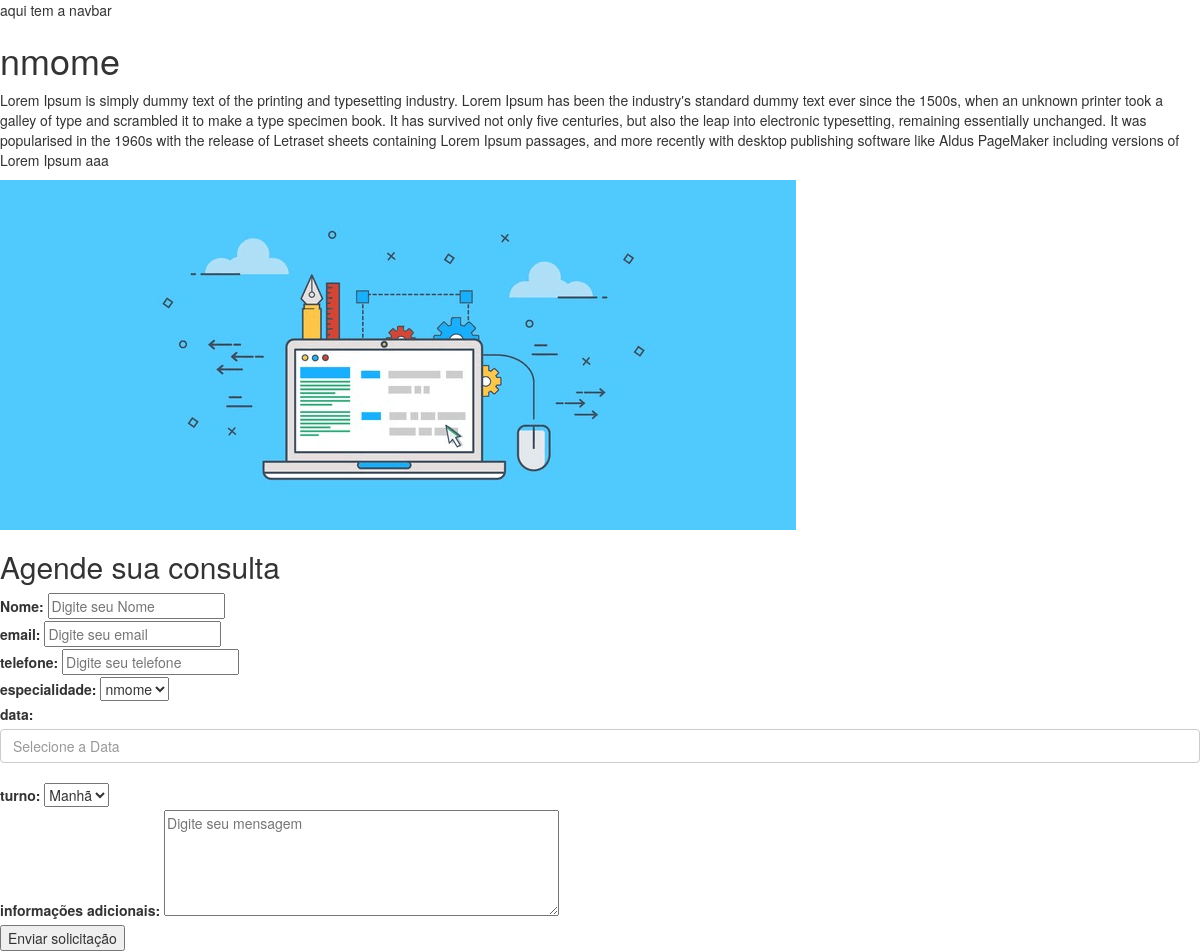
/especialidades/1/, run on the app's committed database.
### medfamilia/models.py (models this page shows)
class Especialidade (models.Model):
    nome = models.CharField(max_length=100, verbose_name='Nome')
    descricao = models.TextField(verbose_name='Descrição')
    imagem = models.ImageField(upload_to='especialidades')
    def __str__ (self):
        return self.nome
    class Meta:
        ordering = ['nome']

### medfamilia/views.py (the view, shortened to what this page needs)
# urls.py: path('especialidades/<int:id>/', views.especialidade_especifica.as_view(), name='especialidade_especifica'),
class especialidade_especifica (View):
    def get (self, request, id):
        especialidade = get_object_or_404(Especialidade, pk=id)
        form = ConsultaForm(initial = {'especialidade': id})
        return render(request, 'especialidade_especifica.html',
                        {'especialidade': especialidade, 'form': form})

### medfamilia/templates/especialidade_especifica.html (shortened to what this page needs)
{% extends 'base.html' %}
{% load static %}
{% block css %}
    <link rel="stylesheet" href="https://maxcdn.bootstrapcdn.com/bootstrap/3.3.7/css/bootstrap.min.css">
    <link href="{% static 'js/calendario/css/bootstrap-datepicker.css' %}" rel="stylesheet"/>
{% endblock %}
{% block body %}
    <h1>{{especialidade.nome}}</h1>
    <p>{{especialidade.descricao}}</p>
    <img src="{{especialidade.imagem.url}}" alt="{{especialidade.nome}}">
    <h2>Agende sua consulta</h2>
    <form id="form" action="{% url 'especialidade_especifica' especialidade.id %}" method="POST">
        <label for="">Nome: </label> {{form.nome}} <br>
        <label for="">email: </label> {{form.email}} <br>
        <label for="">telefone: </label> {{form.telefone}} <br>
        <label for="">especialidade: </label> {{form.especialidade}} <br>
        <label for="">data: </label> {{form.data}} <br>
        <label for="">turno: </label> {{form.turno}} <br>
        <label for="">informações adicionais: </label> {{form.info_adicionais}} <br>
        <button>Enviar solicitação</button>
    </form>
{% endblock %}

### medfamilia/templates/base.html (shortened to what this page needs)
{% load static %}
<!DOCTYPE html>
<html lang="pt-br">
<head>
    {% block css %}
    {% endblock %}
</head>
<body>
    <nav>
        aqui tem a navbar
    </nav>
    {% block body %}
    {% endblock %}
</body>
</html>

### data on the page
Especialidade: nome "nmome", descricao "Lorem Ipsum is simply dummy text of the printing and typesetting industry. Lorem Ipsum has been the industry's standard dummy text ever since the 1500s, when an unknown printer took a galley of type and scrambled it to make a type specimen book. It has survived not only five centuries, but also the leap into electronic typesetting, remaining essentially unchanged. It was popularised in the 1960s with the release of Letraset sheets containing Lorem Ipsum passages, and more recently with desktop publishing software like Aldus PageMaker including versions of Lorem Ipsum aaa", imagem (picture)
